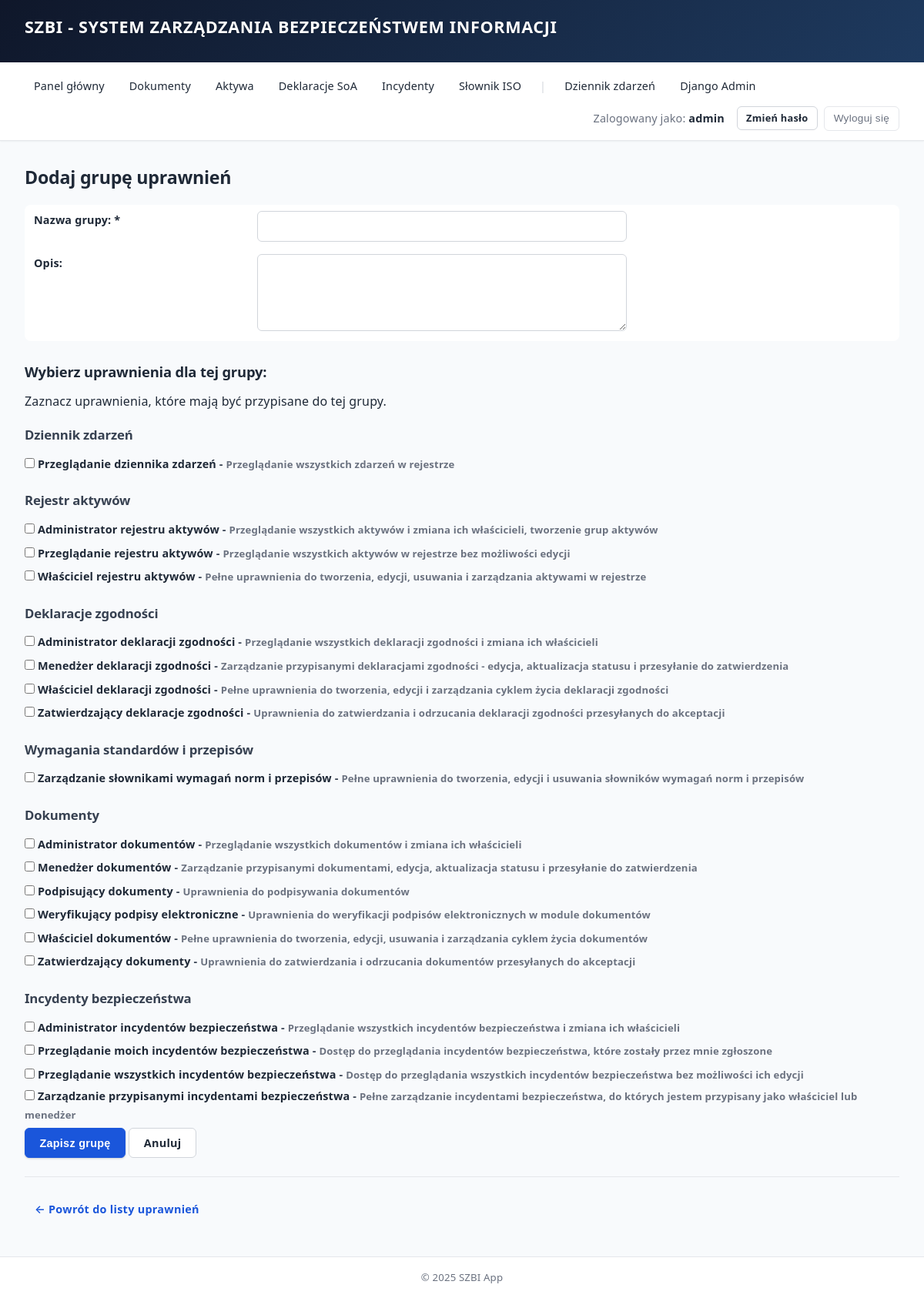
The page /uprawnienia/grupy/dodaj/ (signed in) on the database its author committed.
### core/models.py (models this page shows, shortened)
class Permission(models.Model):
    CATEGORY_CHOICES = [
        ('audits', 'Audyty'),
        ('compliance', 'Deklaracje zgodności'),
        ('documents', 'Dokumenty'),
        ('activity_log', 'Dziennik zdarzeń'),
        ('incidents', 'Incydenty bezpieczeństwa'),
        ('configuration', 'Konfiguracja'),
        ('assets', 'Rejestr aktywów'),
        ('dictionary', 'Wymagania standardów i przepisów'),
        ('logs', 'Logi'),
        ('organization', 'Podmioty / Organizacja'),
        ('users', 'Użytkownicy'),
        ('permissions', 'Uprawnienia'),
    ]
    name = models.CharField(max_length=255, verbose_name="Nazwa uprawnienia", unique=True)
    description = models.TextField(verbose_name="Opis", blank=True)
    category = models.CharField(
        max_length=50,
        choices=CATEGORY_CHOICES,
        default='configuration',
        verbose_name="Kategoria"
    )
    is_system = models.BooleanField(
        default=True,
        verbose_name="Uprawnienie systemowe",
        help_text="Uprawnienia systemowe są predefiniowane i nie można ich usunąć"
    )
    class Meta:
        verbose_name = "Uprawnienie"
        verbose_name_plural = "Uprawnienia"
        ordering = ['category', 'name']

### core/views.py (the view)
# urls.py: path('uprawnienia/grupy/dodaj/', views.permission_group_create, name='permission_group_create'),
@login_required
@user_passes_test(is_admin)
def permission_group_create(request):
    if request.method == 'POST':
        form = PermissionGroupForm(request.POST)
        if form.is_valid():
            group = form.save()
            log_activity(request, 'create', 'permission', group,
                        f'Utworzono grupę uprawnień "{group.name}"')
            messages.success(request, f'Grupa uprawnień "{group.name}" została utworzona.')
            return redirect('core:permission_list')
    else:
        form = PermissionGroupForm()
    return render(request, 'core/permission_group_form.html', {
        'form': form,
        'title': 'Dodaj grupę uprawnień'
    })

### core/forms.py
class PermissionGroupForm(forms.ModelForm):
    class Meta:
        model = PermissionGroup
        fields = ['name', 'description', 'permissions']
        widgets = {
            'description': forms.Textarea(attrs={'rows': 3}),
            'permissions': forms.CheckboxSelectMultiple(),
        }
    def __init__(self, *args, **kwargs):
        super().__init__(*args, **kwargs)
        self.fields['permissions'].queryset = Permission.objects.all().order_by('category', 'name')
        self.permissions_by_category = {}
        for perm in self.fields['permissions'].queryset:
            cat = perm.category
            cat_display = perm.get_category_display()
            if cat not in self.permissions_by_category:
                self.permissions_by_category[cat] = {
                    'label': cat_display,
                    'permissions': []
                }
            self.permissions_by_category[cat]['permissions'].append(perm)

### core/views.py (called while the page is built)
def is_admin(user):
    return user.is_staff or user.is_superuser

### templates/core/permission_group_form.html (shortened to what this page needs)
{% extends "base.html" %}
{% block content %}
<h2>{{ title }}</h2>
<form method="post">
    <table>
        <tr>
            <td><label for="id_name"><strong>Nazwa grupy: *</strong></label></td>
            <td>
                {{ form.name }}
            </td>
        </tr>
        <tr>
            <td><label for="id_description"><strong>Opis:</strong></label></td>
            <td>
                {{ form.description }}
            </td>
        </tr>
    </table>
    <h3>Wybierz uprawnienia dla tej grupy:</h3>
    <p>Zaznacz uprawnienia, które mają być przypisane do tej grupy.</p>
    {% if form.permissions_by_category %}
    <div>
        {% for category_code, category_data in form.permissions_by_category.items %}
        <div>
            <h4>{{ category_data.label }}</h4>
            <div>
                {% for perm in category_data.permissions %}
                <div>
                    <label>
                        <input type="checkbox" name="permissions" value="{{ perm.pk }}"
                               {% if perm.pk in form.permissions.value %}checked{% endif %}>
                        <strong>{{ perm.name }}</strong>
                        {% if perm.description %}
                        - <small>{{ perm.description }}</small>
                        {% endif %}
                    </label>
                </div>
                {% endfor %}
            </div>
        </div>
        {% endfor %}
    </div>
    {% else %}
    <p><em>Brak uprawnień w systemie.</em></p>
    {% endif %}
    <p>
        <button type="submit">Zapisz grupę</button>
        <a href="{% url 'core:permission_list' %}" class="btn btn-outline">Anuluj</a>
    </p>
</form>
<hr>
<p><a href="{% url 'core:permission_list' %}" class="btn btn-ghost">← Powrót do listy uprawnień</a></p>
{% endblock %}

### templates/base.html (shortened to what this page needs)
{% load static %}
<!DOCTYPE html>
<html lang="pl">
<head>
    <link rel="stylesheet" href="{% static 'css/style.css' %}">
</head>
<body>
    <header>
        <h1>SZBI - System Zarządzania Bezpieczeństwem Informacji</h1>
    </header>
    <nav>
        {% if user.is_authenticated %}
            <a href="{% url 'core:dashboard' %}">Panel główny</a>
            <a href="/documents/">Dokumenty</a>
            <a href="/aktywa/">Aktywa</a>
            <a href="/deklaracje/">Deklaracje SoA</a>
            <a href="/incydenty/">Incydenty</a>
            <a href="/slownik/">Słownik ISO</a>
            {% if user.is_staff %}
                <span class="nav-separator">|</span>
                <a href="{% url 'core:activity_log_list' %}">Dziennik zdarzeń</a>
                <a href="/admin/">Django Admin</a>
            {% endif %}
            <span>Zalogowany jako: <strong>{{ user.username }}</strong></span>
            <a href="{% url 'core:password_change' %}" class="btn btn-sm btn-outline" style="margin-left: 0.5rem;">Zmień hasło</a>
            <form method="post" action="{% url 'logout' %}">
                <button type="submit">Wyloguj się</button>
            </form>
        {% else %}
            <a href="{% url 'login' %}">Zaloguj się</a>
        {% endif %}
    </nav>
    <main>
        {% block content %}
        {% endblock %}
    </main>
    <footer>
        <p>&copy; 2025 SZBI App</p>
    </footer>
</body>
</html>

### rows shown on the page
Permission: name "Przeglądanie dziennika zdarzeń", description "Przeglądanie wszystkich zdarzeń w rejestrze"
Permission: name "Administrator rejestru aktywów", description "Przeglądanie wszystkich aktywów i zmiana ich właścicieli, tworzenie grup aktywów"
Permission: name "Przeglądanie rejestru aktywów", description "Przeglądanie wszystkich aktywów w rejestrze bez możliwości edycji"
Permission: name "Właściciel rejestru aktywów", description "Pełne uprawnienia do tworzenia, edycji, usuwania i zarządzania aktywami w rejestrze"
Permission: name "Administrator deklaracji zgodności", description "Przeglądanie wszystkich deklaracji zgodności i zmiana ich właścicieli"
Permission: name "Menedżer deklaracji zgodności", description "Zarządzanie przypisanymi deklaracjami zgodności - edycja, aktualizacja statusu i przesyłanie do zatwierdzenia"
Permission: name "Właściciel deklaracji zgodności", description "Pełne uprawnienia do tworzenia, edycji i zarządzania cyklem życia deklaracji zgodności"
Permission: name "Zatwierdzający deklaracje zgodności", description "Uprawnienia do zatwierdzania i odrzucania deklaracji zgodności przesyłanych do akceptacji"
Permission: name "Zarządzanie słownikami wymagań norm i przepisów", description "Pełne uprawnienia do tworzenia, edycji i usuwania słowników wymagań norm i przepisów"
Permission: name "Administrator dokumentów", description "Przeglądanie wszystkich dokumentów i zmiana ich właścicieli"
Permission: name "Menedżer dokumentów", description "Zarządzanie przypisanymi dokumentami, edycja, aktualizacja statusu i przesyłanie do zatwierdzenia"
Permission: name "Podpisujący dokumenty", description "Uprawnienia do podpisywania dokumentów"
Permission: name "Weryfikujący podpisy elektroniczne", description "Uprawnienia do weryfikacji podpisów elektronicznych w module dokumentów"
Permission: name "Właściciel dokumentów", description "Pełne uprawnienia do tworzenia, edycji, usuwania i zarządzania cyklem życia dokumentów"
Permission: name "Zatwierdzający dokumenty", description "Uprawnienia do zatwierdzania i odrzucania dokumentów przesyłanych do akceptacji"
Permission: name "Administrator incydentów bezpieczeństwa", description "Przeglądanie wszystkich incydentów bezpieczeństwa i zmiana ich właścicieli"
Permission: name "Przeglądanie moich incydentów bezpieczeństwa", description "Dostęp do przeglądania incydentów bezpieczeństwa, które zostały przez mnie zgłoszone"
Permission: name "Przeglądanie wszystkich incydentów bezpieczeństwa", description "Dostęp do przeglądania wszystkich incydentów bezpieczeństwa bez możliwości ich edycji"
Permission: name "Zarządzanie przypisanymi incydentami bezpieczeństwa", description "Pełne zarządzanie incydentami bezpieczeństwa, do których jestem przypisany jako właściciel lub menedżer"

### other values the page prints
{{ user.username }} "admin"
{{ title }} "Dodaj grupę uprawnień"
{{ category_data.label }} "Dziennik zdarzeń" "Rejestr aktywów" "Deklaracje zgodności" "Wymagania standardów i przepisów" "Dokumenty" "Incydenty bezpieczeństwa"
